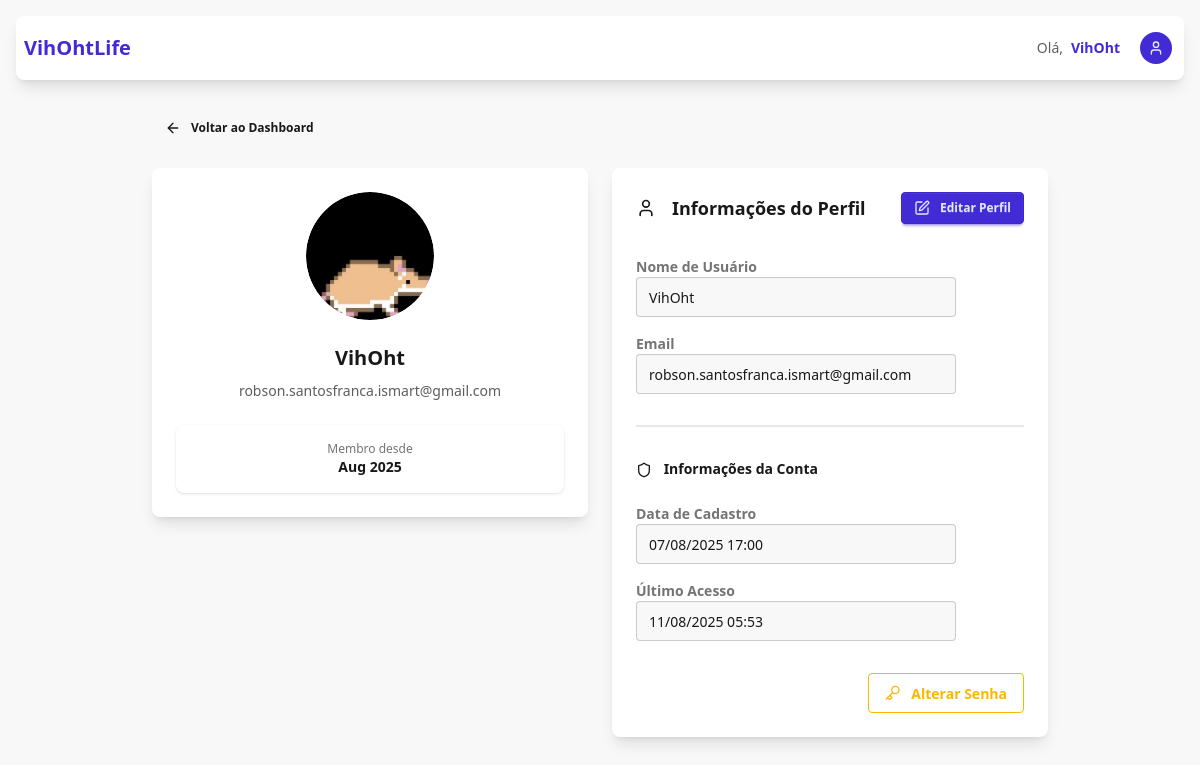
The page /auth/profile/ (signed in) on the database its author committed.
### authentication/models.py (models this page shows, shortened)
class User(AbstractUser):
    email = models.EmailField(max_length=100, unique=True)
    profile_image = models.ImageField(
        upload_to=user_profile_image_path,
        null=True,
        blank=True,
        help_text="Upload a profile image (max 5MB, JPG/PNG)",
    )
    USERNAME_FIELD = "email"
    REQUIRED_FIELDS = ["username"]
    def get_profile_image_url(self):
        if self.profile_image and hasattr(self.profile_image, "url"):
            return self.profile_image.url
        return None

### authentication/views.py (the view)
# urls.py: path("profile/", views.profile_view, name="profile"),
@login_required
def profile_view(request):
    return render(request, "authentication/profile.html")

### templates/authentication/profile.html
{% extends 'landingpage/base.html' %}
{% load static %}
{% block dashboard_content %}
<div class="max-w-4xl mx-auto">
  <div class="mb-6">
    <a href="{% url 'landingpage' %}" class="btn btn-ghost btn-sm">
      <i data-lucide="arrow-left" class="w-4 h-4 mr-1"></i>
      Voltar ao Dashboard
    </a>
  </div>
  <div class="grid grid-cols-1 lg:grid-cols-2 gap-6">
    <div class="lg:col-span-1">
      <div class="card bg-base-100 shadow-lg">
        <div class="card-body text-center">
          <div class="avatar mx-auto mb-4">
            <div class="w-32 rounded-full {% if not user.get_profile_image_url %}bg-primary text-primary-content flex items-center justify-center{% endif %}">
              {% if user.get_profile_image_url %}
                <img src="{{ user.get_profile_image_url }}" alt="Profile Image" class="rounded-full">
              {% else %}
                <i data-lucide="user" class="w-16 h-16"></i>
              {% endif %}
            </div>
          </div>
          <h2 class="text-xl font-bold">{{ user.username }}</h2>
          <p class="text-base-content/70">{{ user.email }}</p>
          <div class="stats shadow mt-4">
            <div class="stat place-items-center">
              <div class="stat-title text-xs">Membro desde</div>
              <div class="stat-value text-sm">{{ user.date_joined|date:'M Y' }}</div>
            </div>
          </div>
        </div>
      </div>
    </div>
    <div class="lg:col-span-1">
      <div class="card bg-base-100 shadow-lg">
        <div class="card-body">
          <div class="flex justify-between items-center mb-6">
            <h2 class="card-title">
              <i data-lucide="user" class="w-5 h-5 mr-2"></i>
              Informações do Perfil
            </h2>
            <a href="{% url 'authentication:edit_profile' %}" class="btn btn-primary btn-sm">
              <i data-lucide="edit" class="w-4 h-4 mr-1"></i>
              Editar Perfil
            </a>
          </div>
          <div class="grid grid-cols-1 gap-4">
            <div class="form-control flex flex-col">
              <label class="label">
                <span class="label-text font-semibold">Nome de Usuário</span>
              </label>
              <input
                type="text"
                value="{{ user.username }}"
                class="input input-bordered bg-base-200"
                readonly
              />
            </div>
            <div class="form-control flex flex-col">
              <label class="label">
                <span class="label-text font-semibold">Email</span>
              </label>
              <input
                type="email"
                value="{{ user.email }}"
                class="input input-bordered bg-base-200"
                readonly
              />
            </div>
          </div>
          <div class="divider"></div>
          <h3 class="font-semibold mb-4">
            <i data-lucide="shield" class="w-4 h-4 inline mr-2"></i>
            Informações da Conta
          </h3>
          <div class="grid grid-cols-1 gap-4">
            <div class="form-control flex flex-col">
              <label class="label">
                <span class="label-text font-semibold">Data de Cadastro</span>
              </label>
              <input
                type="text"
                value="{{ user.date_joined|date:'d/m/Y H:i' }}"
                class="input input-bordered bg-base-200"
                readonly
              />
            </div>
            <div class="form-control flex flex-col">
              <label class="label">
                <span class="label-text font-semibold">Último Acesso</span>
              </label>
              <input
                type="text"
                value="{{ user.last_login|date:'d/m/Y H:i'|default:'Nunca' }}"
                class="input input-bordered bg-base-200"
                readonly
              />
            </div>
          </div>
          <div class="card-actions justify-end mt-6">
            <a href="{% url 'authentication:change_password' %}" class="btn btn-outline btn-warning">
              <i data-lucide="key" class="w-4 h-4 mr-1"></i>
              Alterar Senha
            </a>
          </div>
        </div>
      </div>
    </div>
  </div>
</div>
{% endblock %}

### templates/landingpage/base.html (shortened to what this page needs)
{% extends 'base.html' %}
{% block content %}
<div class="min-h-screen bg-base-200 p-4">
  <div class="max-w-7xl mx-auto">
    <div class="navbar bg-base-100 rounded-lg shadow-lg mb-8">
      <div class="flex-1">
        <h2 class="text-xl font-bold text-primary"><a href="{% url 'landingpage' %}">VihOhtLife</a></h2>
      </div>
      <div class="flex-none flex items-center">
        {% if user.is_authenticated %}
          <div class="mr-4 hidden sm:flex items-center">
            <span class="text-sm text-base-content/70 mr-2">Olá,</span>
            <span class="text-sm font-semibold text-primary">{{ user.username }}</span>
          </div>
          <div class="dropdown dropdown-end">
            <div tabindex="0" role="button" class="btn btn-ghost btn-circle avatar">
              <div class="w-8 rounded-full bg-primary text-primary-content flex items-center justify-center" style="display: flex !important;">
                <i data-lucide="user" class="w-4 h-4"></i>
              </div>
            </div>
          </div>
        {% else %}
          <a href="{% url 'authentication:login' %}" class="btn btn-primary btn-sm">
            <i data-lucide="log-in" class="w-4 h-4 mr-1"></i>
            Entrar
          </a>
        {% endif %}
      </div>
    </div>
    {% block dashboard_content %}{% endblock %}
  </div>
</div>
{% endblock %}

### rows shown on the page
User: username "VihOht", get_profile_image_url (picture), email "robson.santosfranca.ismart@gmail.com", date_joined "Aug 2025", date_joined "07/08/2025 17:00", last_login "11/08/2025 05:53"
